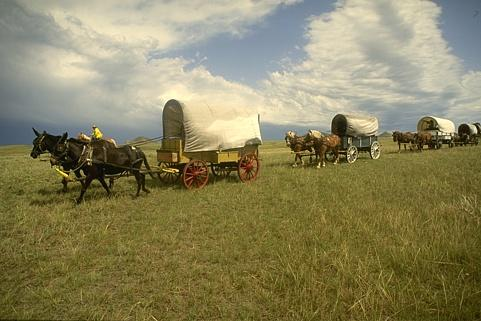
//> input picture Binary Segmentation/test/carriage.jpg, 481 x 321 px
$ ./Source   (built with g++ and OpenCV 4)
//> lines starting //> are read from the running program, lines starting //| are printed output that depends on the picture; after the words box and inside, x2 and y2 are one past the last pixel; in counts of white or black regions, pixels touching at a corner belong together
### Binary Segmentation/maxflow/Maxflow_ff.h
#ifndef MAXFLOW_FF
#define MAXFLOW_FF

#include "Graph.h"

class Maxflow_ff : public Graph{

public:
	Maxflow_ff(Mat& image, const int PRECISION = 256, const double alpha = 1);

	int maxflow(int s, int t);

	bool BFS(int s, int t, vector<int>& path);

};

#endif

### Binary Segmentation/maxflow/Maxflow_hpr_gap.h
#ifndef MAXFLOW_HPR_GAP_H
#define MAXFLOW_HPR_GAP_H

#include "Graph.h"

class Maxflow_hpr_gap : public Graph{
private:

	//vector<queue<int> > actives;
	queue<int>* active_node;

	int highest_level;

	vector<int> vertex_label_count;

	int operation_count = 0;


public:
	Maxflow_hpr_gap(Mat& image, const int PRECISION = 256, const double alpha = 1);
	~Maxflow_hpr_gap();

	int maxflow(int s, int t);

	void initialize(int s, int t);

	bool discharge(int u, int source, int sink);

	void push(int u, int sink);

	void relabel(Vertex& node);

	void gap(int u);

	int activeNode(int t);


};

#endif

### Binary Segmentation/maxflow/Maxflow_pr.h
#ifndef MAXFLOW_PR
#define MAXFLOW_PR

#include "Graph.h"

class Maxflow_pr : public Graph{

public:
	Maxflow_pr(Mat& image, const int PRECISION = 256, const double alpha = 1);

	int maxflow(int s, int t);

	void initialize(int s);

	int positiveExcessIdx(int t);

	bool push(int u);

	void relabel(int u);

	bool discharge(int u);

};

#endif

### Binary Segmentation/maxflow/Maxflow_rtf.h
#ifndef MAXFLOW_RTF
#define MAXFLOW_RTF

#include "Graph.h"

class Maxflow_rtf : public Graph{
private:
	vector<int> active_vertex;
public:

	Maxflow_rtf(Mat& image, const int PRECISION = 256, const double alpha = 1);

	int maxflow(int s, int t);

	void initialize(int s);

	void discharge(int u);

	void relabel(int u);
};

#endif

### Binary Segmentation/maxflow/GaussModel.h
#ifndef GAUSSMODEL_H
#define GAUSSMODEL_H

#include <vector>
#include <cmath>

#include <opencv2/core/core.hpp>
#include <opencv2/imgcodecs.hpp>
#include <opencv2/highgui/highgui.hpp>
#include <opencv2/imgproc/imgproc.hpp>
#include <opencv2/ml.hpp>

using namespace std;
using namespace cv;
using namespace cv::ml;

void estimateNoise(Mat& image, double sigma[]);

double neighbourPenality(Vec3b x, Vec3b y, double sigma[]);

void guassMixModel(Mat& image, Mat& labels, Mat& probs, Mat& means, vector<Mat>& covs);

#endif

### Binary Segmentation/maxflow/Vertex.h
#ifndef VERTEX_H
#define VERTEX_H


#include <vector>
#include <utility>
#include <algorithm>

using namespace std;

struct Edge{
	int weight;   // original capacity
	int r_weight; // residual capacity
};


class Vertex{
private:

	//map<int, Edge2> edges;
	vector<pair<int, Edge> > edges;
	int height;        // height of each vertex
	int excess;        // excess flow of each vertex

public:

	Vertex();

	Vertex(int d_height, int d_excess);

	void insert_edge(int vertex, int weight);

	Edge& operator[](int vertex_idx);

	vector<pair<int, Edge> >::iterator begin();

	vector<pair<int, Edge> >::iterator end();

	void sort_edge();

	friend class Graph;
	friend class Maxflow_fifo_gap;
	friend class Maxflow_rtf;
	friend class Maxflow_pr;
	friend class Maxflow_hpr_gap;
	friend class Maxflow_ff;

};

#endif

### Binary Segmentation/maxflow/graph.h
#ifndef GRAPH_H
#define GRAPH_H


#include <vector>
#include <queue>

#include "Vertex.h"
#include "GaussModel.h"


class Graph{
protected:
	vector<Vertex> graph;
	int graph_size;

public:
	Graph(int d_size);

	Graph(Mat& image, const int PRECISION = 256, const double alpha = 1);

	void insert_edge(int start, int end, int weight);

	void addFlow(int u, int v, int flow);

	vector<int> HeightCut();

	vector<int> BFSCut(int s);

};

#endif

### Binary Segmentation/maxflow/Maxflow_fifo_gap.h
#ifndef MAXFLOW_FIFO_GAP_H
#define MAXFLOW_FIFO_GAP_H

#include "Graph.h"

class Maxflow_fifo_gap: public Graph{
private:
	vector<int> vertex_label_count;

	vector<bool> active;

	queue<int> active_vertex;
	int operation_count = 0;

public:
	Maxflow_fifo_gap(Mat& image, const int PRECISION = 256, const double alpha = 1);

	int maxflow(int s, int t);

	void initialize(int s, int t);

	void discharge(int u);

	void relabel(int u);

	void gap(int u);

	void enqueue(int u);

};

#endif

### Binary Segmentation/maxflow/GaussModel.cpp
#include "GaussModel.h"

void guassMixModel(Mat& image, Mat& labels, Mat& probs, Mat& means, vector<Mat>& covs){

	Mat samples = image.reshape(1, image.rows * image.cols);

	Ptr<EM> em_model = EM::create();
	em_model->setClustersNumber(2);
	em_model->setCovarianceMatrixType(EM::COV_MAT_SPHERICAL);
	em_model->setTermCriteria(TermCriteria(TermCriteria::COUNT + TermCriteria::EPS, 300, 0.1));
	em_model->trainEM(samples, noArray(), labels, probs);

	em_model->getCovs(covs);    // covariance matrices of each cluster

	means = em_model->getMeans();  // means of each cluster
}

double neighbourPenality(Vec3b x, Vec3b y, double sigma[]){
	//cout << "x: " << x << " y: " << y << " sigma: " << sigma << endl;
	double sqrt_sum = pow(((double)x[0] - (double)y[0]), 2) / pow(sigma[0], 2)
		+ pow(((double)x[1] - (double)y[1]), 2)/pow(sigma[1], 2)
		+ pow(((double)x[2] - (double)y[2]), 2) / pow(sigma[2], 2);
	return exp(-sqrt_sum);
	//return exp(-pow(((double)x - (double)y), 2) / 3);
}

void estimateNoise(Mat& image, double sigma[]){
	Mat x_filter = (Mat_<double>(2, 1) << 1, -1);
	Mat y_filter = (Mat_<double>(1, 2) << 1, -1);
	Mat x_grad, y_grad;
	filter2D(image, x_grad, 64, x_filter, Point(-1, -1), 0, BORDER_REPLICATE);
	filter2D(image, y_grad, 64, y_filter, Point(-1, -1), 0, BORDER_REPLICATE);
	x_grad = abs(x_grad);
	y_grad = abs(y_grad);
	sigma[0] = sum(x_grad + y_grad)[0];
	sigma[1] = sum(x_grad + y_grad)[1];
	sigma[2] = sum(x_grad + y_grad)[2];
	sigma[0] = sigma[0] / (image.rows*image.cols);
	sigma[1] = sigma[1] / (image.rows*image.cols);
	sigma[2] = sigma[2] / (image.rows*image.cols);

	//return sigma;
}

### Binary Segmentation/maxflow/Vertex.cpp
#include "Vertex.h"

Vertex::Vertex(){
	height = 0;
	excess = 0;
	edges.reserve(6);
}
// [5 lines left out: function Vertex, not called in this run]

void Vertex::insert_edge(int vertex, int weight){
	edges.push_back(make_pair(vertex, Edge{ weight, weight }));
}

Edge& Vertex::operator[](int vertex_idx){

	vector<pair<int, Edge>>::iterator it = lower_bound(edges.begin(), edges.end(),
		make_pair(vertex_idx, Edge{ 0, 0 }),
		[](const pair<int, Edge>& lhs, const pair<int, Edge>& rhs)
	{
		return lhs.first < rhs.first;
	});
	return it->second;
}

vector<pair<int, Edge> >::iterator Vertex::begin(){
	return edges.begin();
}

vector<pair<int, Edge> >::iterator Vertex::end(){
	return edges.end();
}


void Vertex::sort_edge(){
	sort(edges.begin(), edges.end(), [](pair<int, Edge> &left, pair<int, Edge> &right) {
		return left.first < right.first;
	});
}

### Binary Segmentation/maxflow/Graph.cpp
#include "Graph.h"

// [4 lines left out: function Graph, not called in this run]

Graph::Graph(Mat& image, const int PRECISION, const double alpha){
	const int rows = image.rows;
	const int cols = image.cols;
	const int pixel_number = rows * cols;


	Mat labels, probs, means;
	vector<Mat> covs;
	guassMixModel(image, labels, probs, means, covs);

	log(probs, probs);       // turn linear probability to logrithmic scale
	probs = -PRECISION * probs;
	double sigma[3];
	estimateNoise(image, sigma);

	double min, max;
	minMaxLoc(probs, &min, &max);
	probs = (probs - min) * (256 / (max - min));

	Mat display;
	probs.convertTo(display, CV_8UC1, 255.0, 0);


	graph = vector<Vertex>(pixel_number + 2);
	graph_size = graph.size();

	for (int i = 0; i < rows; ++i){

		for (int j = 0; j < cols; ++j){

			Vec3b current_pixel = image.at<Vec3b>(i, j);

			int current_index = i * cols + j;
			int neighbor_index;
			Vec3b neighbor_pixel;
			int penality;

			if (i != rows - 1){
				neighbor_index = (i + 1) * cols + j;
				neighbor_pixel = image.at<Vec3b>(i + 1, j);

				penality = (int)PRECISION * alpha * neighbourPenality(current_pixel, neighbor_pixel, sigma);
				insert_edge(current_index, neighbor_index, penality);
				insert_edge(neighbor_index, current_index, penality);
			}
			if (j != cols - 1){

				neighbor_index = i * cols + j + 1;
				neighbor_pixel = image.at<Vec3b>(i, j + 1);

				penality = (int)PRECISION * alpha * neighbourPenality(current_pixel, neighbor_pixel, sigma);
				insert_edge(current_index, neighbor_index, penality);
				insert_edge(neighbor_index, current_index, penality);
			}

			insert_edge(pixel_number, current_index, (int)probs.at<double>(current_index, 0));   // an edge from source
			insert_edge(current_index, pixel_number, 0);// an edge from current pixel to source with 0 capacity
			insert_edge(current_index, pixel_number + 1, (int)probs.at<double>(current_index, 1));// an edge to sink
			insert_edge(pixel_number + 1, current_index, 0); // an edge from sink to current_pixel with 0 capacities

		}

	}

	for (int i = 0; i < rows; ++i){
		for (int j = 0; j < cols; ++j){
			graph[i*cols + j].sort_edge();
		}
	}


}

void Graph::insert_edge(int start, int end, int weight){
	graph[start].insert_edge(end, weight);
}

// [7 lines left out: function addFlow, not called in this run]

vector<int> Graph::BFSCut(int s){
	vector<int> cut;

	const int vertex_count = graph.size();   // the number vertex in the graph

	vector<bool> visited(vertex_count, false);    // flag if a verex has been visited

	queue<int> q;      //  a queue for current vertex index
	q.push(s);
	visited[s] = true;

	while (!q.empty()){
		int u = q.front();     // current scanning vertex
		q.pop();

		for (auto it = graph[u].begin(); it != graph[u].end(); ++it){

			int v = it->first;     //(u,v) is the current scanning edge
			if (it->second.r_weight > 0 && visited[v] == false){
				q.push(v);
				cut.push_back(v);
				visited[v] = true;
			}
		}
	}
	return cut;
}

// [9 lines left out: function HeightCut, not called in this run]

### Binary Segmentation/maxflow/Maxflow_ff.cpp

#include "Maxflow_ff.h"


Maxflow_ff::Maxflow_ff(Mat& image, const int PRECISION, const double alpha) : Graph(image, PRECISION, alpha) {

}

int Maxflow_ff::maxflow(int s, int t){

	vector<int> path(graph_size, -2);

	int max_flow = 0;
	int u, v;

	while (BFS(s, t, path)){   // while there is a path from source to sink
		int path_flow = INT_MAX;
		// find an augmenting path and calculate the flow
		for (v = t; v != s; v = path[v]){
			u = path[v];
			path_flow = min(path_flow, graph[u][v].r_weight);
		}
		// calculate the residual flow of the graph
		for (v = t; v != s; v = path[v]){
			u = path[v];

			graph[u][v].r_weight -= path_flow;
			graph[v][u].r_weight += path_flow;
		}
		max_flow += path_flow;
	}

	return max_flow;
}
bool Maxflow_ff::BFS(int s, int t, vector<int>& path){

	const int vertex_count = graph.size();   // the number vertex in the graph

	vector<bool> visited(vertex_count, false);    // flag if a verex has been visited

	queue<int> q;      //  a queue for current vertex index
	q.push(s);
	visited[s] = true;
	path[s] = -1;
	while (!q.empty()){

		int u = q.front();     // current scanning vertex
		q.pop();
		for (auto it = graph[u].edges.begin(); it != graph[u].edges.end(); ++it){

			int v = it->first;     //(u,v) is the current scanning edge
			if (v < 0) { continue; }
			if (visited[v] == false && it->second.r_weight > 0){
				q.push(v);
				path[v] = u;
				visited[v] = true;
			}
		}
	}
	return visited[t];   // if the sink vertex has been visited
}

### Binary Segmentation/Source.cpp
#include <opencv2/core/core.hpp>
#include <opencv2/imgcodecs.hpp>
#include <opencv2/highgui/highgui.hpp>
#include <opencv2/imgproc/imgproc.hpp>

#include <iostream>
#include <string>
#include <vector>
#include <queue>

#include "maxflow/Maxflow_fifo_gap.h"
#include "maxflow/Maxflow_rtf.h"
#include "maxflow/Maxflow_pr.h"
#include "maxflow/Maxflow_hpr_gap.h"
#include "maxflow/Maxflow_ff.h"


#include <ctime>
#include <stdlib.h>
#include <conio.h>

using namespace std;
bool preProcessing(string file_name, Mat& image, Mat& original_image, double downsample_width);
void postProcessing(vector<int>& cut, Mat& image, Mat& original_img, string save_name);
vector<int> imageSegmentation(Mat& image, const string METHOD, const int PRECISION, const int ALPHA);


int main()
{
	string file = ".//test//carriage.jpg";
	string save_file_name = "./temp2_Segmented_fifo_alpha_1_HiRes.jpg";
	double max_dimension = 100;
	int PRECISION = 65535;
	int ALPHA = 1;
	string METHOD = "FF";

	Mat image, original_image;
	if (!preProcessing(file, image, original_image, max_dimension)) return 0;
	vector<int> cut(imageSegmentation(image, METHOD, PRECISION, ALPHA));
	postProcessing(cut, image, original_image, save_file_name);

	return 0;
}

void postProcessing(vector<int>& cut, Mat& image, Mat& original_img, string save_name){
	Mat seg = Mat::zeros(image.rows, image.cols, CV_8UC1);
	int pixel_number = image.total();
	int cols = image.cols;
	int rows = image.rows;

	for (int i = 0; i < cut.size(); ++i){   // convert graph cut to image segmentation results
		if (cut[i] < pixel_number){
			seg.at<uchar>((int)cut[i] / cols, cut[i] % cols) = 255;
		}
	}

	Mat ele = getStructuringElement(MORPH_RECT, Size(3, 3));

	dilate(seg, seg, ele);
	erode(seg, seg, ele);

	erode(seg, seg, ele);
	dilate(seg, seg, ele);

	resize(seg, seg, Size(original_img.cols, original_img.rows));  // upscale the segmentation results
	threshold(seg, seg, 127, 255, 0);

	vector<Mat> channels;
	channels.push_back(Mat::zeros(original_img.rows, original_img.cols, CV_8UC1));
	channels.push_back(Mat::zeros(original_img.rows, original_img.cols, CV_8UC1));
	channels.push_back(seg);

	Mat segmented_img;
	merge(channels, segmented_img);
	addWeighted(original_img, 0.7, segmented_img, 0.3, 0.0, segmented_img); // overlay segmentation and original image for visualization

	namedWindow("Segmentation", WINDOW_NORMAL);   // display segmentation results
	imshow("Segmentation", segmented_img);
	imwrite(save_name, segmented_img);

	namedWindow("Display window", WINDOW_NORMAL);  // display original image
	imshow("Display window", original_img);
	waitKey(0); // Wait for a keystroke in the window
}
bool preProcessing(string file_name, Mat& image, Mat& original_image, double max_dimension){
//> called with file_name = ".//test//carriage.jpg", max_dimension = 100

	original_image = imread(file_name, IMREAD_COLOR); // Read the file
//> original_image is the input picture: 321 rows x 481 cols, CV_8UC3; mean B, G, R 93.9, 131.4, 137.9

	if (original_image.empty())                      // Check for invalid input
	{
		cout << "Could not open or find the image" << std::endl;
		waitKey(0);
		return false;
	}

	if (max_dimension < (double)original_image.rows || max_dimension < (double)original_image.cols){
		double downsamlple_ratio = min(max_dimension / (double)original_image.rows, max_dimension / (double)original_image.cols);
		resize(original_image, image, Size(), downsamlple_ratio, downsamlple_ratio);
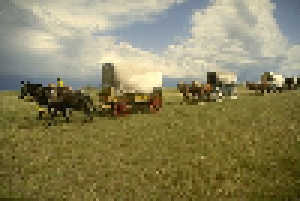
//> image: 67 rows x 100 cols, CV_8UC3 (shown 3 times larger); mean B, G, R 93.6, 131.2, 137.7
	}
	else{
		original_image.copyTo(image);
	}

	return true;
}
vector<int> imageSegmentation(Mat& image, const string METHOD, const int PRECISION, const int ALPHA){
	vector<int> cut;
	if (METHOD.compare("FF") == 0){
		clock_t begin = clock();
		Maxflow_ff graph(image, 65535, 1);
//> in guassMixModel, `em_model->trainEM(samples, noArray(), labels, probs);`: labels = 6700 values, max 1 at index 4, min 0 at index 0, mean 0.403; probs = 6700 pairs, first value 2.86e-23 to 1, second value 3.51e-19 to 1
//> in Graph, `guassMixModel(image, labels, probs, means, covs);`: means = [[44.96, 96.09, 106.4], [166.8, 184, 184.8]]
//> in Graph, `probs = -PRECISION * probs;`: probs = 6700 pairs, first value 0 to 3401728.8, second value 0 to 2784803
//> in estimateNoise, `filter2D(image, x_grad, 64, x_filter, Point(-1, -1), 0, BORDER_REPLICA..`:
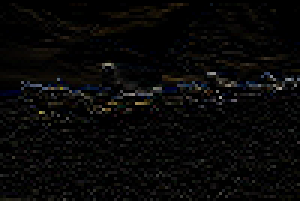
//> x_grad: 67 rows x 100 cols, CV_8UC3 (shown 3 times larger); mean B, G, R 7.4, 7.8, 8.2
//> in estimateNoise, `filter2D(image, y_grad, 64, y_filter, Point(-1, -1), 0, BORDER_REPLICA..`:
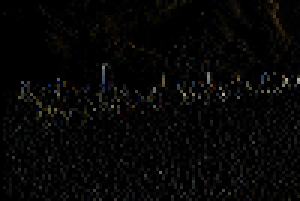
//> y_grad: 67 rows x 100 cols, CV_8UC3 (shown 3 times larger); mean B, G, R 5.7, 6.1, 6.4
//> in Graph, `estimateNoise(image, sigma);`: sigma = [13.02, 13.95, 14.55]
//> in Graph, `minMaxLoc(probs, &min, &max);`: min = 0; max = 3401728.8
//> in Graph, `probs = (probs - min) * (256 / (max - min));`: probs = 6700 pairs, first value 0 to 256, second value 0 to 209.6
//> in Graph, `probs.convertTo(display, CV_8UC1, 255.0, 0);`: display = 6700 pairs, first value 0 to 255, second value 0 to 255
		clock_t mid = clock();
		graph.maxflow(image.total(), image.total() + 1);
		clock_t end = clock();
		cut = graph.BFSCut(image.total());
//> cut = 2824 values, max 5752 at index 2518, min 0 at index 2693, mean 1424.3
//> after the loop in postProcessing, `for (int i = 0; i < cut.size(); ++i)`:
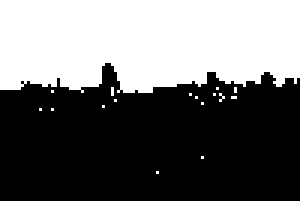
//> seg: 67 rows x 100 cols, CV_8UC1 (shown 3 times larger); 42.1% white; 17 white regions (16 under 20 px), largest, box (x1, y1, x2, y2) and area: (0, 0, 100, 31) 2802
//> in postProcessing, `threshold(seg, seg, 127, 255, 0);`:
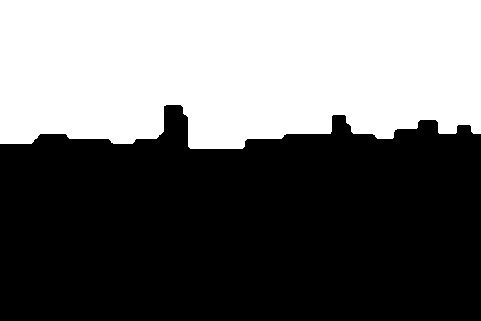
//> seg: 321 rows x 481 cols, CV_8UC1; 42.1% white; 1 white region, box (x1, y1, x2, y2) and area: (0, 0, 481, 149) 65051
//> in postProcessing, `merge(channels, segmented_img);`:
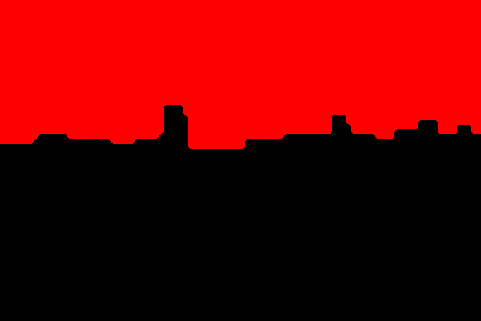
//> segmented_img: 321 rows x 481 cols, CV_8UC3; mean B, G, R 0, 0, 107.4
//> in postProcessing, `addWeighted(original_img, 0.7, segmented_img, 0.3, 0.0, segmented_img);`:
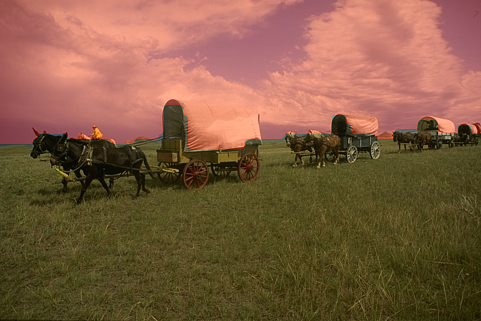
//> segmented_img: 321 rows x 481 cols, CV_8UC3; mean B, G, R 65.7, 92, 128.8
		double secs1 = double(mid - begin) / CLOCKS_PER_SEC;
		double secs2 = double(end - mid) / CLOCKS_PER_SEC;
		cout << "Time elapsed for graph bulding: " << secs1 << endl;
		cout << "Time elapsed for max flow: " << secs2 << endl;
	}
	else if (METHOD.compare("PR") == 0){
		clock_t begin = clock();
		Maxflow_pr graph(image, 65535, 1);
		clock_t mid = clock();
		graph.maxflow(image.total(), image.total() + 1);
		clock_t end = clock();
		cut = graph.HeightCut();
		double secs1 = double(mid - begin) / CLOCKS_PER_SEC;
		double secs2 = double(end - mid) / CLOCKS_PER_SEC;
		cout << "Time elapsed for graph bulding: " << secs1 << endl;
		cout << "Time elapsed for max flow: " << secs2 << endl;
	}
	else if (METHOD.compare("RTF") == 0){
		clock_t begin = clock();
		Maxflow_rtf graph(image, 65535, 1);
		clock_t mid = clock();
		graph.maxflow(image.total(), image.total() + 1);
		clock_t end = clock();
		cut = graph.HeightCut();
		double secs1 = double(mid - begin) / CLOCKS_PER_SEC;
		double secs2 = double(end - mid) / CLOCKS_PER_SEC;
		cout << "Time elapsed for graph bulding: " << secs1 << endl;
		cout << "Time elapsed for max flow: " << secs2 << endl;
	}
	else if (METHOD.compare("HPR_GAP") == 0){
		clock_t begin = clock();
		Maxflow_hpr_gap graph(image, 65535, 1);
		clock_t mid = clock();
		graph.maxflow(image.total(), image.total() + 1);
		clock_t end = clock();
		cut = graph.HeightCut();
		double secs1 = double(mid - begin) / CLOCKS_PER_SEC;
		double secs2 = double(end - mid) / CLOCKS_PER_SEC;
		cout << "Time elapsed for graph bulding: " << secs1 << endl;
		cout << "Time elapsed for max flow: " << secs2 << endl;
	}
	else if (METHOD.compare("FIFO_GAP") == 0){
		clock_t begin = clock();
		Maxflow_fifo_gap graph(image, 65535, 1);
		clock_t mid = clock();
		graph.maxflow(image.total(), image.total() + 1);
		clock_t end = clock();
		cut = graph.HeightCut();
		double secs1 = double(mid - begin) / CLOCKS_PER_SEC;
		double secs2 = double(end - mid) / CLOCKS_PER_SEC;
		cout << "Time elapsed for graph bulding: " << secs1 << endl;
		cout << "Time elapsed for max flow: " << secs2 << endl;
	}

	return cut;

}

$ run again, with Binary Segmentation/test/flower.jpg copied over Binary Segmentation/test/carriage.jpg
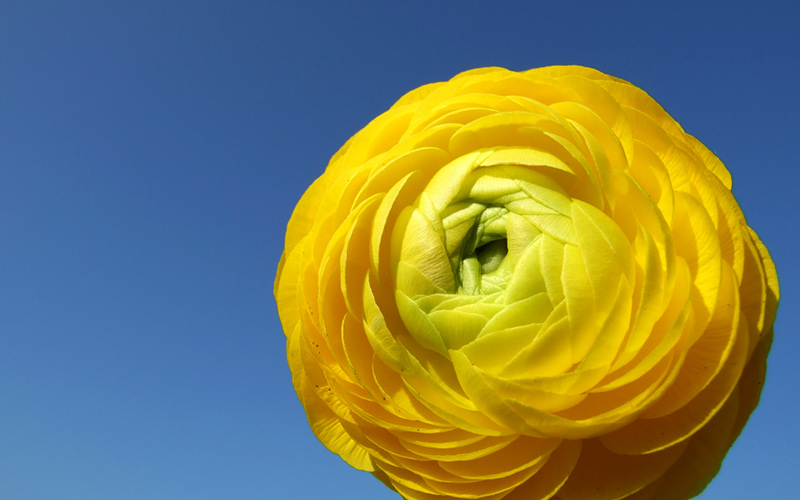
//> input picture Binary Segmentation/test/flower.jpg, 800 x 500 px
//> in preProcessing, original_image is the input picture: 500 rows x 800 cols, CV_8UC3; mean B, G, R 93.7, 126.5, 120.3
//> in guassMixModel, `em_model->trainEM(samples, noArray(), labels, probs);`: labels = 6200 values, max 1 at index 859, min 0 at index 0, mean 0.447; probs = 6200 pairs, first value 8.14e-57 to 1, second value 3.1e-06 to 1
//> in Graph, `guassMixModel(image, labels, probs, means, covs);`: means = [[161.1, 103.9, 62.8], [11.13, 154.5, 191.3]]
//> in Graph, `probs = -PRECISION * probs;`: probs = 6200 pairs, first value 0.203 to 8463895.8, second value 0 to 831273.5
//> sigma = [6.4, 9.56, 8.28]
//> min = 0; max = 8463895.8
//> in Graph, `probs = (probs - min) * (256 / (max - min));`: probs = 6200 pairs, first value 6.14e-06 to 256, second value 0 to 25.14
//> display = 6200 pairs, first value 0 to 255, second value 0 to 255
//> in imageSegmentation, `cut = graph.BFSCut(image.total());`: cut = 2773 values from 859 to 6187
//> in postProcessing, `threshold(seg, seg, 127, 255, 0);`:
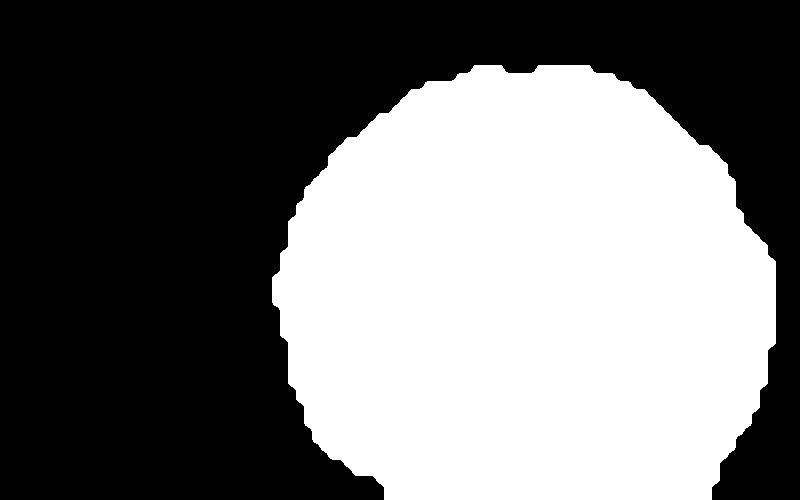
//> seg: 500 rows x 800 cols, CV_8UC1; 44.7% white; 1 white region, box (x1, y1, x2, y2) and area: (272, 65, 776, 500) 178957
//> in postProcessing, `addWeighted(original_img, 0.7, segmented_img, 0.3, 0.0, segmented_img);`:
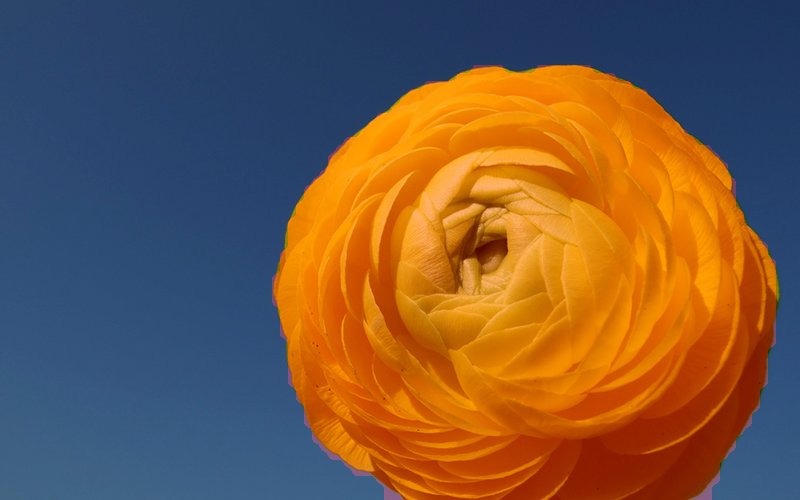
//> segmented_img: 500 rows x 800 cols, CV_8UC3; mean B, G, R 65.6, 88.6, 118.5
